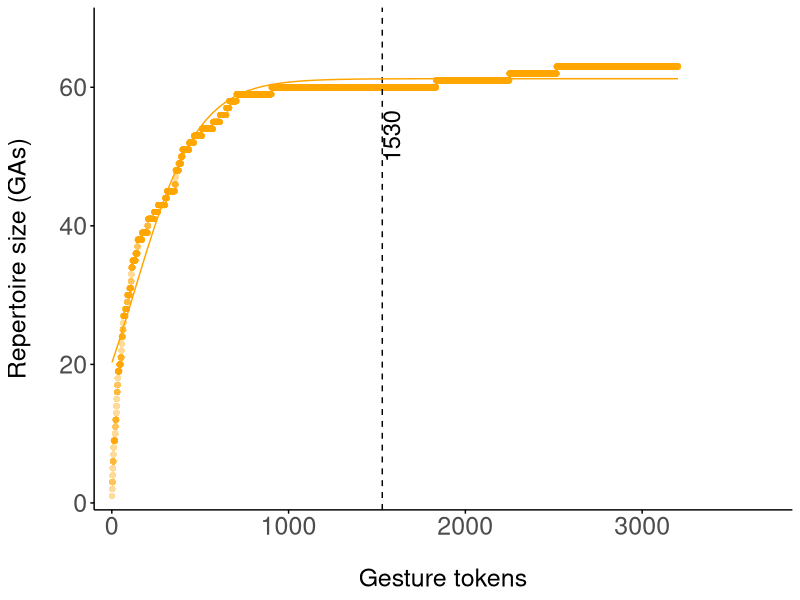

Reproduce this figure in R.

library(tidyverse)
library(ggplot2)

# Figure 2. Detection asymptote for gesture actions --------

# load gesture token data
data <- read.csv('02_data_clean/r0A_ga_morph_tokens.csv')

# only gesture actions with at least 3 observations
xx1 <- data %>% group_by(Gesture_record) %>% summarise (n = n()) %>% filter (n>=3)
ga.include <- xx1$Gesture_record
xx <- data %>% filter(Gesture_record %in% ga.include)

# select relevant variables (record, gesture action)
xx <- xx %>% select(Recording_number, Gesture_record) 

# convert gesture_record (getsure action) to factor if it's not already
xx$Gesture_record <- as.factor(xx$Gesture_record)

# empty vector to store cumulative counts
cumulative_counts <- numeric(length(levels(xx$Gesture_record)))

# empty vector to store cumulative recording numbers
cumulative_recording_numbers <- numeric(nrow(xx))

# empty vector to store cumulative unique Gesture record levels
cumulative_unique_levels <- numeric(nrow(xx))

# loop through each recording number
for (i in 1:nrow(xx)) {
  # update the cumulative counts for the current Gesture_record level
  cumulative_counts[xx$Gesture_record[i]] <- 1
  
  # update the cumulative unique Gesture record levels
  cumulative_unique_levels[i] <- sum(cumulative_counts)
  
  # store cumulative recording number
  cumulative_recording_numbers[i] <- i
}

# create a data frame for plotting
plot_data <- data.frame(Cumulative_Recording_Number = cumulative_recording_numbers,
                        Cumulative_Unique_Gesture_Levels = cumulative_unique_levels)

# find the index where all 63 levels of Gesture_record have been observed
asymptote_index <- min(which(cumulative_unique_levels == 63))
asymptote_index <- 1530

# gesture action asymptoe plot
ggplot(plot_data, aes(x = Cumulative_Recording_Number, y = Cumulative_Unique_Gesture_Levels)) +
  geom_point(shape = 16, size = 2, color = "orange", alpha = 0.4) +  # Increase size and make points transparent
  geom_vline(xintercept = cumulative_recording_numbers[asymptote_index], color = "black", linetype = "dashed") +
  annotate("text", x = cumulative_recording_numbers[asymptote_index], y = max(plot_data$Cumulative_Unique_Gesture_Levels) * 0.9,
           label = "1530", color = "black", hjust = 1, vjust = 1, angle = 90, size = 6) +  # Increase size of label
  labs(x = "Gesture tokens",
       y = "Repertoire size (GAs)") +
  theme_minimal() +
  scale_x_continuous(expand = c(0, 0), limits = c(-100, 3500 * 1.1)) +  # Adjust x-axis limits
  scale_y_continuous(expand = c(0, 0), limits = c(-1, 65 * 1.1)) +  # Adjust y-axis limits
  theme(axis.text = element_text(size = 18), axis.title = element_text(size = 18),
        axis.line = element_line(color = "black"),  # Add x and y axes
        panel.grid.major = element_blank(), panel.grid.minor = element_blank(),  # Remove grid lines
        axis.title.x = element_text(margin = margin(t = 20)),  # Adjust x-axis label position
        axis.title.y = element_text(margin = margin(r = 20)),  # Adjust y-axis label position
        axis.ticks = element_line(color = "black")) +  # Add ticks on both axes
  geom_smooth(method = "nls", formula = y ~ SSlogis(x, Asym, xmid, scal), se = FALSE, color = "orange", size=0.5, alpha=0.1)  # Add logistic model line


